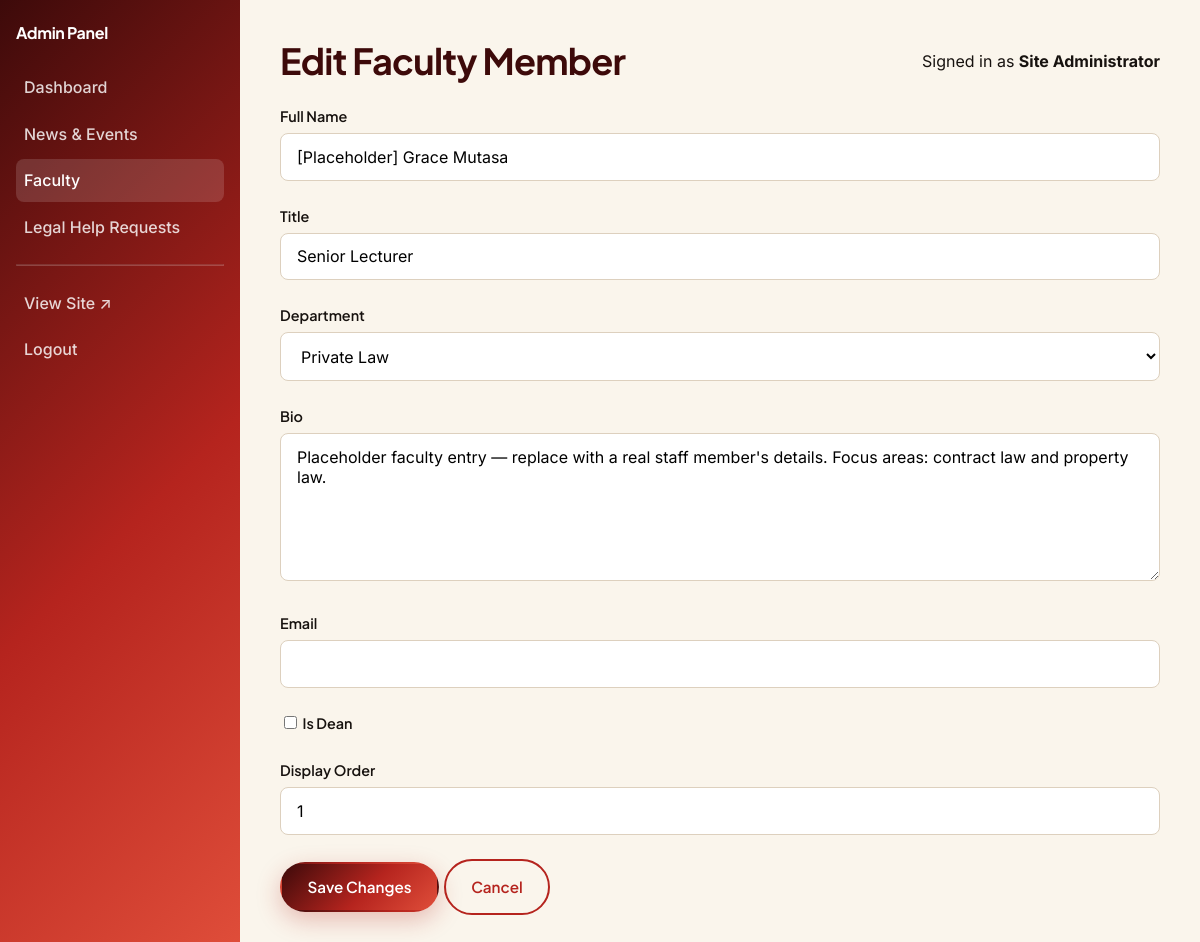
/admin/faculty/edit.php?id=2 (signed in), run on an earlier commit of the app's database.
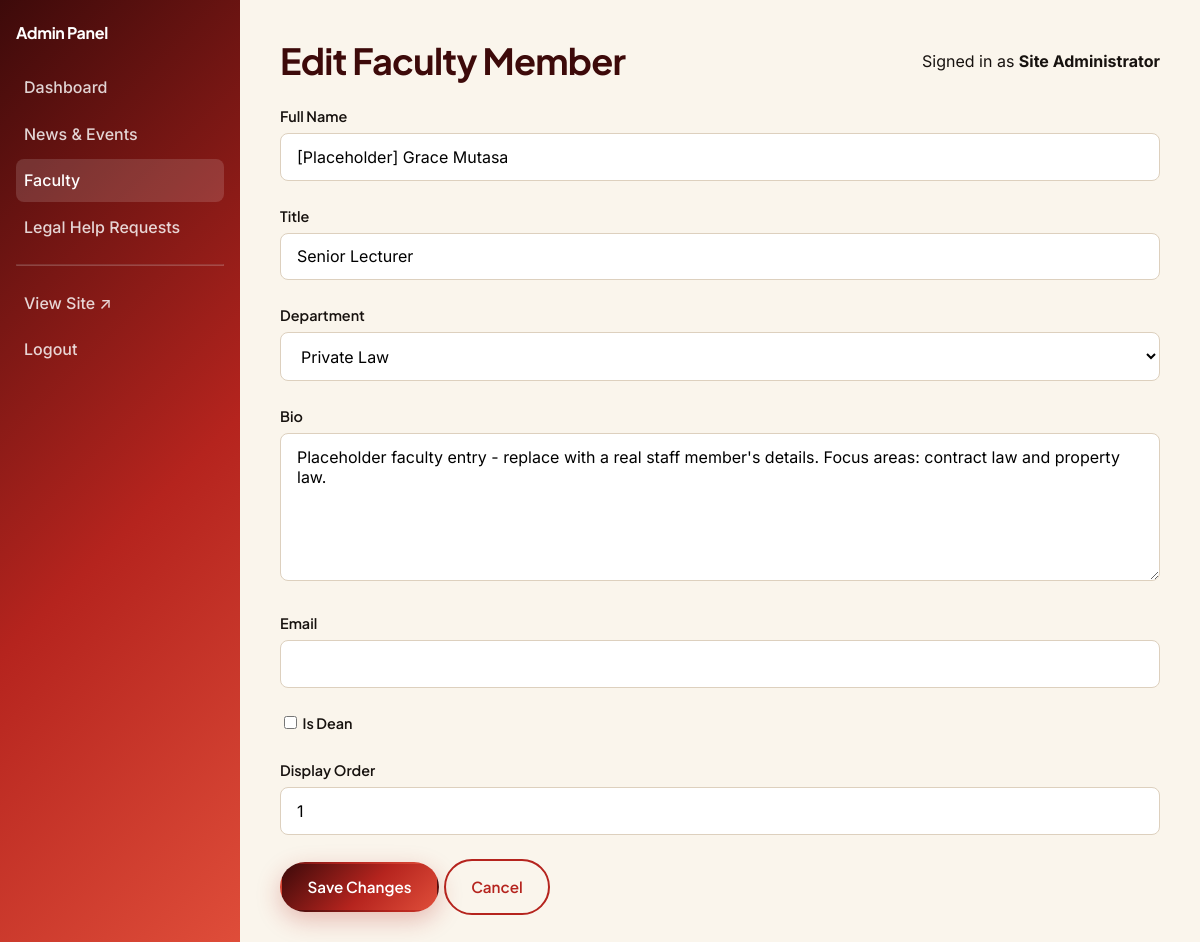
And on a later commit of the database.
### tables this page shows
CREATE TABLE faculty (
    id INT AUTO_INCREMENT PRIMARY KEY,
    full_name VARCHAR(120) NOT NULL,
    title VARCHAR(100) NOT NULL,
    department ENUM('Private Law', 'Procedural Law', 'Public Law', 'Administration') NOT NULL,
    bio TEXT NULL,
    email VARCHAR(150) NULL,
    photo_path VARCHAR(255) NULL,
    is_dean TINYINT(1) NOT NULL DEFAULT 0,
    display_order INT NOT NULL DEFAULT 0,
    created_at TIMESTAMP NOT NULL DEFAULT CURRENT_TIMESTAMP,
    INDEX idx_faculty_department (department)
);

### includes/functions.php (called while the page is built, shortened)
<?php
function h(?string $value): string
{
    return htmlspecialchars($value ?? '', ENT_QUOTES, 'UTF-8');
}

### includes/db.php (called while the page is built)
<?php
function get_db(): PDO
{
    static $pdo = null;
    if ($pdo === null) {
        $dsn = 'mysql:host=' . DB_HOST . ';dbname=' . DB_NAME . ';charset=' . DB_CHARSET;
        try {
            $pdo = new PDO($dsn, DB_USER, DB_PASS, [
                PDO::ATTR_ERRMODE => PDO::ERRMODE_EXCEPTION,
                PDO::ATTR_DEFAULT_FETCH_MODE => PDO::FETCH_ASSOC,
                PDO::ATTR_EMULATE_PREPARES => false,
            ]);
        } catch (PDOException $e) {
            if (APP_DEBUG) {
                die('Database connection failed: ' . $e->getMessage());
            }
            die('A database error occurred. Please try again later.');
        }
    }
    return $pdo;
}

### admin/faculty/edit.php (the view, shortened to what this page needs)
<?php
require_once __DIR__ . '/../../includes/db.php';
require_once __DIR__ . '/../../includes/functions.php';
$id = (int) ($_GET['id'] ?? $_POST['id'] ?? 0);
$stmt = get_db()->prepare('SELECT * FROM faculty WHERE id = ?');
$stmt->execute([$id]);
$existing = $stmt->fetch();
$form = [
    'full_name' => $existing['full_name'],
    'title' => $existing['title'],
    'department' => $existing['department'],
    'bio' => $existing['bio'],
    'email' => $existing['email'],
    'is_dean' => (bool) $existing['is_dean'],
    'display_order' => (int) $existing['display_order'],
];
$admin_page = 'faculty';
$admin_title = 'Edit Faculty Member';
include __DIR__ . '/../includes/admin-header.php';
?>
<form method="post" action="<?= h(BASE_URL) ?>/admin/faculty/edit.php?id=<?= (int) $id ?>">
    <div class="form-group">
        <label for="full_name">Full Name</label>
        <input type="text" id="full_name" name="full_name" class="form-control" maxlength="120" required value="<?= h($form['full_name']) ?>">
    </div>
    <div class="form-group">
        <label for="title">Title</label>
        <input type="text" id="title" name="title" class="form-control" maxlength="100" required placeholder="e.g. Senior Lecturer" value="<?= h($form['title']) ?>">
    </div>
    <div class="form-group">
        <label for="department">Department</label>
        <select id="department" name="department" class="form-control" required>
            <?php foreach (FACULTY_DEPARTMENTS as $dept): ?>
                <option value="<?= h($dept) ?>" <?= $form['department'] === $dept ? 'selected' : '' ?>><?= h($dept) ?></option>
            <?php endforeach; ?>
        </select>
    </div>
    <div class="form-group">
        <label for="bio">Bio</label>
        <textarea id="bio" name="bio" class="form-control" rows="6"><?= h($form['bio']) ?></textarea>
    </div>
    <div class="form-group">
        <label for="email">Email</label>
        <input type="email" id="email" name="email" class="form-control" maxlength="150" value="<?= h($form['email']) ?>">
    </div>
    <div class="form-group">
        <label>
            <input type="checkbox" name="is_dean" value="1" <?= $form['is_dean'] ? 'checked' : '' ?>>
            Is Dean
        </label>
    </div>
    <div class="form-group">
        <label for="display_order">Display Order</label>
        <input type="number" id="display_order" name="display_order" class="form-control" value="<?= (int) $form['display_order'] ?>">
    </div>
    <button type="submit" class="btn btn-primary">Save Changes</button>
    <a href="<?= h(BASE_URL) ?>/admin/faculty/list.php" class="btn btn-outline-dark">Cancel</a>
</form>
<?php include __DIR__ . '/../includes/admin-footer.php'; ?>

### admin/includes/admin-header.php (shortened to what this page needs)
<?php
$admin_page = $admin_page ?? '';
$admin_title = $admin_title ?? 'Admin';
?>
<!DOCTYPE html>
<html lang="en">
<head>
<link rel="stylesheet" href="<?= h(BASE_URL) ?>/assets/css/style.css">
</head>
<body>
<div class="admin-shell">
  <aside class="admin-sidebar">
    <h4 style="color:#fff;margin-bottom:1.5rem;">Admin Panel</h4>
    <a href="<?= h(BASE_URL) ?>/admin/index.php" class="<?= $admin_page === 'dashboard' ? 'active' : '' ?>">Dashboard</a>
    <a href="<?= h(BASE_URL) ?>/admin/news/list.php" class="<?= $admin_page === 'news' ? 'active' : '' ?>">News &amp; Events</a>
    <a href="<?= h(BASE_URL) ?>/admin/faculty/list.php" class="<?= $admin_page === 'faculty' ? 'active' : '' ?>">Faculty</a>
    <a href="<?= h(BASE_URL) ?>/admin/submissions/list.php" class="<?= $admin_page === 'submissions' ? 'active' : '' ?>">Legal Help Requests</a>
    <hr style="border-color: rgba(255,255,255,0.2); margin: 1rem 0;">
    <a href="<?= h(BASE_URL) ?>/index.php" target="_blank">View Site &#8599;</a>
    <a href="<?= h(BASE_URL) ?>/admin/logout.php">Logout</a>
  </aside>
  <main class="admin-main">
    <div class="admin-topbar">
      <h2 class="mb-0"><?= h($admin_title) ?></h2>
      <span>Signed in as <strong><?= h($_SESSION['admin_name'] ?? '') ?></strong></span>
    </div>

### admin/includes/admin-footer.php (shortened to what this page needs)
  </main>
</div>
</body>
</html>

### assets/css/style.css (style rules this page uses)
:root { --color-maroon: #3d0a0a; --color-maroon-deep: #240505; --color-crimson: #b5241e; --color-crimson-light: #e04e3a; --color-gold: #d9ab3d; --color-gold-light: #f0c869; --color-charcoal: #17120f; --color-cream: #faf5ec; --color-white: #ffffff; --color-gray-100: #f4efe7; --color-gray-200: #ece3d6; --color-gray-300: #ddd0be; --color-gray-500: #96897c; --color-gray-700: #5c5148; --color-success-bg: #e5f5ea; --color-success-text: #1c7a3b; --color-error-bg: #fbeaea; --color-error-text: #b5241e; --gradient-brand: linear-gradient(135deg, var(--color-maroon) 0%, var(--color-crimson) 55%, var(--color-crimson-light) 100%); --gradient-gold: linear-gradient(135deg, var(--color-gold) 0%, var(--color-gold-light) 100%); --font-display: 'Plus Jakarta Sans', -apple-system, BlinkMacSystemFont, "Segoe UI", Roboto, Arial, sans-serif; --font-base: 'Inter', -apple-system, BlinkMacSystemFont, "Segoe UI", Roboto, Arial, sans-serif; --space-1: 0.25rem; --space-2: 0.5rem; --space-3: 1rem; --space-4: 1.5rem; --space-5: 2.5rem; --space-6: 4rem; --space-7: 6rem; --radius-sm: 8px; --radius-md: 16px; --radius-lg: 26px; --radius-pill: 999px; --shadow-sm: 0 2px 10px rgba(36, 5, 5, 0.06); --shadow-md: 0 12px 32px rgba(36, 5, 5, 0.12); --shadow-lg: 0 24px 60px rgba(36, 5, 5, 0.18); --shadow-glow: 0 8px 24px rgba(181, 36, 30, 0.28); --container-max: 1180px; --ease: cubic-bezier(0.16, 1, 0.3, 1); }
*, *::before, *::after { box-sizing: border-box; }
html { scroll-behavior: smooth; }
html, body { margin: 0; padding: 0; }
body { font-family: var(--font-base); color: var(--color-charcoal); background: var(--color-white); line-height: 1.65; -webkit-font-smoothing: antialiased; overflow-x: hidden; }
a { color: var(--color-crimson); text-decoration: none; transition: color 0.2s var(--ease); }
h1, h2, h3, h4 { font-family: var(--font-display); line-height: 1.15; margin: 0 0 var(--space-3); color: var(--color-maroon); letter-spacing: -0.02em; font-weight: 700; }
h2 { font-size: clamp(1.6rem, 3vw, 2.3rem); }
.btn { display: inline-flex; align-items: center; justify-content: center; gap: 0.5rem; padding: 0.85rem 1.6rem; border-radius: var(--radius-pill); font-family: var(--font-display); font-weight: 600; font-size: 0.95rem; cursor: pointer; border: 2px solid transparent; text-align: center; transition: transform 0.25s var(--ease), box-shadow 0.25s var(--ease), background 0.25s var(--ease), color 0.25s var(--ease); }
.btn-primary { background: var(--gradient-brand); color: var(--color-white); box-shadow: var(--shadow-glow); }
.btn-outline-dark { background: transparent; border-color: var(--color-crimson); color: var(--color-crimson); }
.form-group { margin-bottom: var(--space-4); }
.form-group label { display: block; font-family: var(--font-display); font-weight: 600; font-size: 0.9rem; margin-bottom: var(--space-1); }
.form-control { width: 100%; padding: 0.8rem 1rem; border: 1.5px solid var(--color-gray-300); border-radius: var(--radius-sm); font-family: inherit; font-size: 1rem; background: var(--color-white); transition: border-color 0.2s var(--ease), box-shadow 0.2s var(--ease); }
textarea.form-control { min-height: 130px; resize: vertical; }
.admin-shell { display: flex; min-height: 100vh; background: var(--color-cream); }
.admin-sidebar { width: 240px; background: var(--gradient-brand); color: var(--color-white); padding: var(--space-4) var(--space-3); flex-shrink: 0; display: none; }
.admin-sidebar a { color: var(--color-white); opacity: 0.82; display: block; padding: var(--space-2) var(--space-2); border-radius: var(--radius-sm); font-weight: 500; margin-bottom: var(--space-1); transition: background 0.2s var(--ease); }
.admin-sidebar a:hover, .admin-sidebar a.active { opacity: 1; background: rgba(255,255,255,0.14); text-decoration: none; }
.admin-main { flex: 1; padding: var(--space-5); background: var(--color-cream); min-height: 100vh; }
.admin-topbar { display: flex; justify-content: space-between; align-items: center; margin-bottom: var(--space-4); flex-wrap: wrap; gap: var(--space-2); }
@media (min-width: 1024px) { .admin-sidebar { display: block; } }
.mb-0 { margin-bottom: 0; }

What changed in the data, as far as the page shows it:
changed faculty "[Placeholder] Grace Mutasa": bio "Placeholder faculty entry — replace with a real staff member's details. Focus areas: contract law and property law." → "Placeholder faculty entry - replace with a real staff member's details. Focus areas: contract law and property law."
